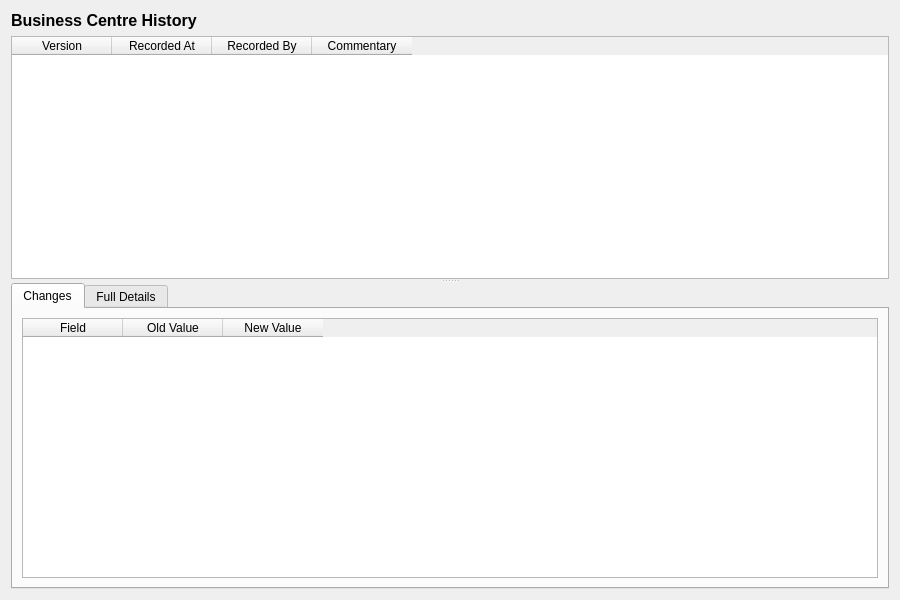
<?xml version="1.0" encoding="UTF-8"?>
<ui version="4.0">
 <class>BusinessCentreHistoryDialog</class>
 <widget class="QWidget" name="BusinessCentreHistoryDialog">
  <property name="geometry">
   <rect>
    <x>0</x>
    <y>0</y>
    <width>900</width>
    <height>600</height>
   </rect>
  </property>
  <property name="windowTitle">
   <string>Business Centre History</string>
  </property>
  <layout class="QVBoxLayout" name="verticalLayout">
   <item>
    <widget class="QLabel" name="titleLabel">
     <property name="font">
      <font>
       <pointsize>12</pointsize>
       <bold>true</bold>
      </font>
     </property>
     <property name="text">
      <string>Business Centre History</string>
     </property>
    </widget>
   </item>
   <item>
    <widget class="QSplitter" name="splitter">
     <property name="orientation">
      <enum>Qt::Vertical</enum>
     </property>
     <widget class="QTableWidget" name="versionListWidget">
      <property name="minimumHeight">
       <number>150</number>
      </property>
      <property name="maximumHeight">
       <number>250</number>
      </property>
      <property name="alternatingRowColors">
       <bool>true</bool>
      </property>
      <property name="editTriggers">
       <set>QAbstractItemView::NoEditTriggers</set>
      </property>
      <property name="selectionMode">
       <enum>QAbstractItemView::SingleSelection</enum>
      </property>
      <property name="selectionBehavior">
       <enum>QAbstractItemView::SelectRows</enum>
      </property>
      <column>
       <property name="text">
        <string>Version</string>
       </property>
      </column>
      <column>
       <property name="text">
        <string>Recorded At</string>
       </property>
      </column>
      <column>
       <property name="text">
        <string>Recorded By</string>
       </property>
      </column>
      <column>
       <property name="text">
        <string>Commentary</string>
       </property>
      </column>
     </widget>
     <widget class="QWidget" name="detailWidget">
      <layout class="QVBoxLayout" name="detailLayout">
       <property name="leftMargin">
        <number>0</number>
       </property>
       <property name="topMargin">
        <number>0</number>
       </property>
       <property name="rightMargin">
        <number>0</number>
       </property>
       <property name="bottomMargin">
        <number>0</number>
       </property>
       <item>
        <widget class="QTabWidget" name="tabWidget">
         <property name="currentIndex">
          <number>0</number>
         </property>
         <widget class="QWidget" name="changesTab">
          <attribute name="title">
           <string>Changes</string>
          </attribute>
          <layout class="QVBoxLayout" name="changesTabLayout">
           <item>
            <widget class="QTableWidget" name="changesTableWidget">
             <property name="editTriggers">
              <set>QAbstractItemView::NoEditTriggers</set>
             </property>
             <property name="alternatingRowColors">
              <bool>true</bool>
             </property>
             <property name="selectionMode">
              <enum>QAbstractItemView::SingleSelection</enum>
             </property>
             <property name="selectionBehavior">
              <enum>QAbstractItemView::SelectRows</enum>
             </property>
             <column>
              <property name="text">
               <string>Field</string>
              </property>
             </column>
             <column>
              <property name="text">
               <string>Old Value</string>
              </property>
             </column>
             <column>
              <property name="text">
               <string>New Value</string>
              </property>
             </column>
            </widget>
           </item>
          </layout>
         </widget>
         <widget class="QWidget" name="fullDetailsTab">
          <attribute name="title">
           <string>Full Details</string>
          </attribute>
          <layout class="QVBoxLayout" name="fullDetailsTabLayout">
           <item>
            <widget class="QScrollArea" name="scrollArea">
             <property name="widgetResizable">
              <bool>true</bool>
             </property>
             <widget class="QWidget" name="scrollAreaWidgetContents">
              <property name="geometry">
               <rect>
                <x>0</x>
                <y>0</y>
                <width>560</width>
                <height>450</height>
               </rect>
              </property>
              <layout class="QFormLayout" name="formLayout">
               <item row="0" column="0">
                <widget class="QLabel" name="codeValueLabel">
                 <property name="text">
                  <string>Code:</string>
                 </property>
                </widget>
               </item>
               <item row="0" column="1">
                <widget class="QLabel" name="codeValue">
                 <property name="text">
                  <string/>
                 </property>
                </widget>
               </item>
               <item row="1" column="0">
                <widget class="QLabel" name="sourceValueLabel">
                 <property name="text">
                  <string>Source:</string>
                 </property>
                </widget>
               </item>
               <item row="1" column="1">
                <widget class="QLabel" name="sourceValue">
                 <property name="text">
                  <string/>
                 </property>
                </widget>
               </item>
               <item row="2" column="0">
                <widget class="QLabel" name="descriptionValueLabel">
                 <property name="text">
                  <string>Description:</string>
                 </property>
                </widget>
               </item>
               <item row="2" column="1">
                <widget class="QLabel" name="descriptionValue">
                 <property name="text">
                  <string/>
                 </property>
                 <property name="wordWrap">
                  <bool>true</bool>
                 </property>
                </widget>
               </item>
               <item row="3" column="0">
                <widget class="QLabel" name="codingSchemeValueLabel">
                 <property name="text">
                  <string>Coding Scheme:</string>
                 </property>
                </widget>
               </item>
               <item row="3" column="1">
                <widget class="QLabel" name="codingSchemeValue">
                 <property name="text">
                  <string/>
                 </property>
                </widget>
               </item>
               <item row="4" column="0">
                <widget class="QLabel" name="countryAlpha2ValueLabel">
                 <property name="text">
                  <string>Country:</string>
                 </property>
                </widget>
               </item>
               <item row="4" column="1">
                <widget class="QLabel" name="countryAlpha2Value">
                 <property name="text">
                  <string/>
                 </property>
                </widget>
               </item>
               <item row="5" column="0">
                <widget class="QLabel" name="versionNumberLabel">
                 <property name="text">
                  <string>Version:</string>
                 </property>
                </widget>
               </item>
               <item row="5" column="1">
                <widget class="QLabel" name="versionNumberValue">
                 <property name="text">
                  <string/>
                 </property>
                </widget>
               </item>
               <item row="6" column="0">
                <widget class="QLabel" name="recordedByLabel">
                 <property name="text">
                  <string>Recorded By:</string>
                 </property>
                </widget>
               </item>
               <item row="6" column="1">
                <widget class="QLabel" name="recordedByValue">
                 <property name="text">
                  <string/>
                 </property>
                </widget>
               </item>
               <item row="7" column="0">
                <widget class="QLabel" name="recordedAtLabel">
                 <property name="text">
                  <string>Recorded At:</string>
                 </property>
                </widget>
               </item>
               <item row="7" column="1">
                <widget class="QLabel" name="recordedAtValue">
                 <property name="text">
                  <string/>
                 </property>
                </widget>
               </item>
               <item row="8" column="0">
                <widget class="QLabel" name="changeCommentaryLabel">
                 <property name="text">
                  <string>Change Commentary:</string>
                 </property>
                </widget>
               </item>
               <item row="8" column="1">
                <widget class="QLabel" name="changeCommentaryValue">
                 <property name="text">
                  <string/>
                 </property>
                 <property name="wordWrap">
                  <bool>true</bool>
                 </property>
                </widget>
               </item>
              </layout>
             </widget>
            </widget>
           </item>
          </layout>
         </widget>
        </widget>
       </item>
      </layout>
     </widget>
    </widget>
   </item>
  </layout>
 </widget>
 <resources/>
 <connections/>
</ui>
